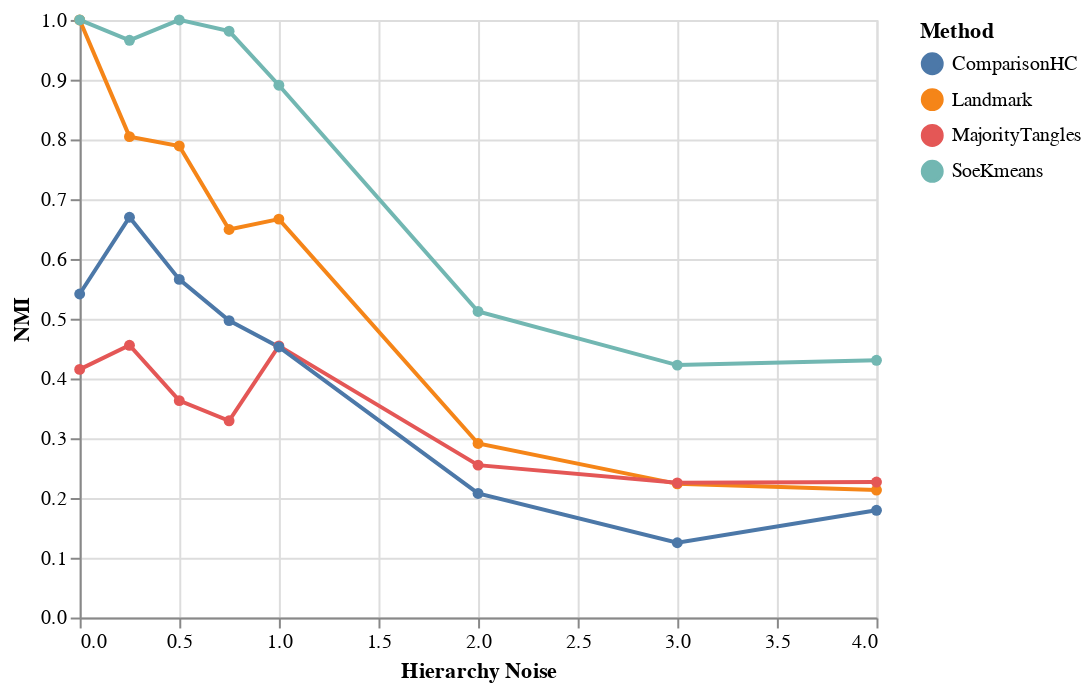

Source (notebook cell):
### Code cell
alt.Chart(df).mark_line(point={}).encode(x="Hierarchy Noise", y="NMI:Q", color="Method:N")

### Figure 1 — Vega-Lite specification as saved in the notebook (floating-point values rounded to 4 significant figures)
{"config": {"view": {"continuousWidth": 400, "continuousHeight": 300}}, "data": {"name": "data-2b8696d1b59de7cb1edcbcf5510a0674"}, "mark": {"type": "line", "point": {}}, "encoding": {"color": {"type": "nominal", "field": "Method"}, "x": {"type": "quantitative", "field": "Hierarchy Noise"}, "y": {"type": "quantitative", "field": "NMI"}}, "$schema": "https://vega.github.io/schema/vega-lite/v4.8.1.json", "datasets": {"data-2b8696d1b59de7cb1edcbcf5510a0674": [{"Hierarchy Noise": 0.0, "Method": "Landmark", "NMI": 1.0}, {"Hierarchy Noise": 0.25, "Method": "Landmark", "NMI": 0.8047}, {"Hierarchy Noise": 0.5, "Method": "Landmark", "NMI": 0.7891}, {"Hierarchy Noise": 0.75, "Method": "Landmark", "NMI": 0.6493}, {"Hierarchy Noise": 1.0, "Method": "Landmark", "NMI": 0.6667}, {"Hierarchy Noise": 2.0, "Method": "Landmark", "NMI": 0.2912}, {"Hierarchy Noise": 3.0, "Method": "Landmark", "NMI": 0.2237}, {"Hierarchy Noise": 4.0, "Method": "Landmark", "NMI": 0.2134}, {"Hierarchy Noise": 0.0, "Method": "SoeKmeans", "NMI": 1.0}, {"Hierarchy Noise": 0.25, "Method": "SoeKmeans", "NMI": 0.9659}, {"Hierarchy Noise": 0.5, "Method": "SoeKmeans", "NMI": 1.0}, {"Hierarchy Noise": 0.75, "Method": "SoeKmeans", "NMI": 0.9812}, {"Hierarchy Noise": 1.0, "Method": "SoeKmeans", "NMI": 0.8907}, {"Hierarchy Noise": 2.0, "Method": "SoeKmeans", "NMI": 0.5121}, {"Hierarchy Noise": 3.0, "Method": "SoeKmeans", "NMI": 0.4224}, {"Hierarchy Noise": 4.0, "Method": "SoeKmeans", "NMI": 0.4304}, {"Hierarchy Noise": 0.0, "Method": "MajorityTangles", "NMI": 0.4152}, {"Hierarchy Noise": 0.25, "Method": "MajorityTangles", "NMI": 0.4555}, {"Hierarchy Noise": 0.5, "Method": "MajorityTangles", "NMI": 0.3629}, {"Hierarchy Noise": 0.75, "Method": "MajorityTangles", "NMI": 0.3292}, {"Hierarchy Noise": 1.0, "Method": "MajorityTangles", "NMI": 0.4545}, {"Hierarchy Noise": 2.0, "Method": "MajorityTangles", "NMI": 0.255}, {"Hierarchy Noise": 3.0, "Method": "MajorityTangles", "NMI": 0.2254}, {"Hierarchy Noise": 4.0, "Method": "MajorityTangles", "NMI": 0.2267}, {"Hierarchy Noise": 0.0, "Method": "ComparisonHC", "NMI": 0.5414}, {"Hierarchy Noise": 0.25, "Method": "ComparisonHC", "NMI": 0.6698}, {"Hierarchy Noise": 0.5, "Method": "ComparisonHC", "NMI": 0.5658}, {"Hierarchy Noise": 0.75, "Method": "ComparisonHC", "NMI": 0.4969}, {"Hierarchy Noise": 1.0, "Method": "ComparisonHC", "NMI": 0.4527}, {"Hierarchy Noise": 2.0, "Method": "ComparisonHC", "NMI": 0.2076}, {"Hierarchy Noise": 3.0, "Method": "ComparisonHC", "NMI": 0.1251}, {"Hierarchy Noise": 4.0, "Method": "ComparisonHC", "NMI": 0.1794}]}}
